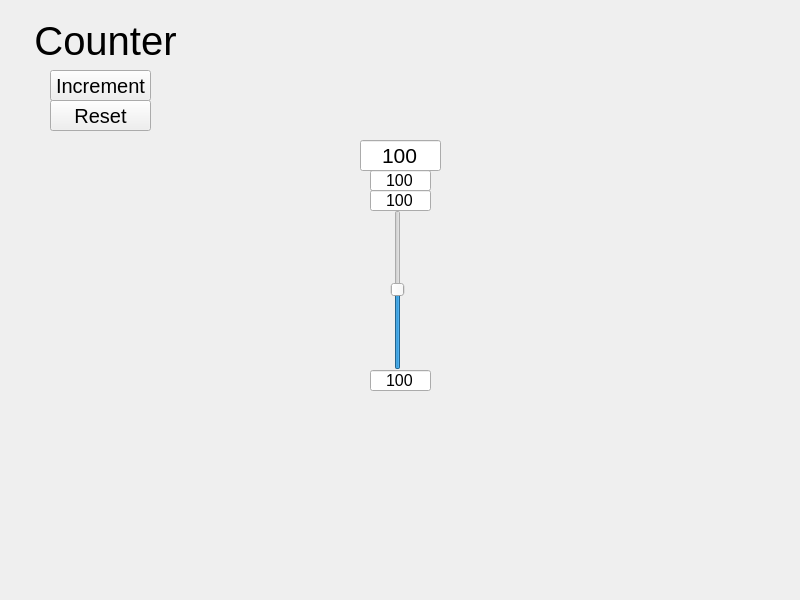
<?xml version="1.0" encoding="UTF-8"?>
<ui version="4.0">
 <class>MainWindow</class>
 <widget class="QMainWindow" name="MainWindow">
  <property name="geometry">
   <rect>
    <x>0</x>
    <y>0</y>
    <width>800</width>
    <height>600</height>
   </rect>
  </property>
  <property name="windowTitle">
   <string>MainWindow</string>
  </property>
  <widget class="QWidget" name="centralwidget">
   <widget class="QPushButton" name="buttonIncrement">
    <property name="geometry">
     <rect>
      <x>50</x>
      <y>70</y>
      <width>101</width>
      <height>31</height>
     </rect>
    </property>
    <property name="font">
     <font>
      <pointsize>15</pointsize>
     </font>
    </property>
    <property name="text">
     <string>Increment</string>
    </property>
   </widget>
   <widget class="QPushButton" name="buttonReset">
    <property name="geometry">
     <rect>
      <x>50</x>
      <y>100</y>
      <width>101</width>
      <height>31</height>
     </rect>
    </property>
    <property name="font">
     <font>
      <pointsize>15</pointsize>
     </font>
    </property>
    <property name="text">
     <string>Reset</string>
    </property>
   </widget>
   <widget class="QLabel" name="labelCounter">
    <property name="geometry">
     <rect>
      <x>30</x>
      <y>20</y>
      <width>151</width>
      <height>41</height>
     </rect>
    </property>
    <property name="font">
     <font>
      <pointsize>30</pointsize>
     </font>
    </property>
    <property name="text">
     <string>Counter</string>
    </property>
    <property name="alignment">
     <set>Qt::AlignmentFlag::AlignCenter</set>
    </property>
   </widget>
   <widget class="QSlider" name="slider">
    <property name="geometry">
     <rect>
      <x>390</x>
      <y>210</y>
      <width>16</width>
      <height>160</height>
     </rect>
    </property>
    <property name="value">
     <number>50</number>
    </property>
    <property name="orientation">
     <enum>Qt::Orientation::Vertical</enum>
    </property>
   </widget>
   <widget class="QLineEdit" name="inputMax">
    <property name="geometry">
     <rect>
      <x>370</x>
      <y>190</y>
      <width>61</width>
      <height>21</height>
     </rect>
    </property>
    <property name="font">
     <font>
      <pointsize>12</pointsize>
      <stylestrategy>PreferDefault</stylestrategy>
     </font>
    </property>
    <property name="layoutDirection">
     <enum>Qt::LayoutDirection::LeftToRight</enum>
    </property>
    <property name="text">
     <string>100</string>
    </property>
    <property name="alignment">
     <set>Qt::AlignmentFlag::AlignCenter</set>
    </property>
   </widget>
   <widget class="QLineEdit" name="inputStep">
    <property name="geometry">
     <rect>
      <x>370</x>
      <y>170</y>
      <width>61</width>
      <height>21</height>
     </rect>
    </property>
    <property name="font">
     <font>
      <pointsize>12</pointsize>
      <stylestrategy>PreferDefault</stylestrategy>
     </font>
    </property>
    <property name="layoutDirection">
     <enum>Qt::LayoutDirection::LeftToRight</enum>
    </property>
    <property name="text">
     <string>100</string>
    </property>
    <property name="alignment">
     <set>Qt::AlignmentFlag::AlignCenter</set>
    </property>
   </widget>
   <widget class="QLineEdit" name="inputValue">
    <property name="geometry">
     <rect>
      <x>360</x>
      <y>140</y>
      <width>81</width>
      <height>31</height>
     </rect>
    </property>
    <property name="font">
     <font>
      <pointsize>16</pointsize>
      <stylestrategy>PreferDefault</stylestrategy>
     </font>
    </property>
    <property name="layoutDirection">
     <enum>Qt::LayoutDirection::LeftToRight</enum>
    </property>
    <property name="text">
     <string>100</string>
    </property>
    <property name="alignment">
     <set>Qt::AlignmentFlag::AlignCenter</set>
    </property>
   </widget>
   <widget class="QLineEdit" name="inputMin">
    <property name="geometry">
     <rect>
      <x>370</x>
      <y>370</y>
      <width>61</width>
      <height>21</height>
     </rect>
    </property>
    <property name="font">
     <font>
      <pointsize>12</pointsize>
      <stylestrategy>PreferDefault</stylestrategy>
     </font>
    </property>
    <property name="layoutDirection">
     <enum>Qt::LayoutDirection::LeftToRight</enum>
    </property>
    <property name="text">
     <string>100</string>
    </property>
    <property name="alignment">
     <set>Qt::AlignmentFlag::AlignCenter</set>
    </property>
   </widget>
  </widget>
 </widget>
 <resources/>
 <connections/>
</ui>
